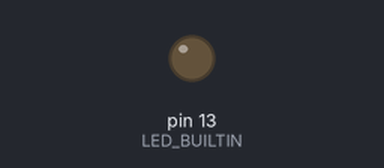
This sketch was run on a simulated Arduino Nano, built with avr-gcc and run on an emulated ATmega328P. On the bench: output pins drawn as LEDs (lit = HIGH).

Above: at 1.6 s.
At 6.05 s:
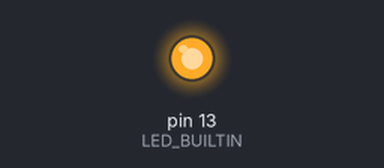
Timing chart, 0 to 6.3 s (numbered marks = the images above):
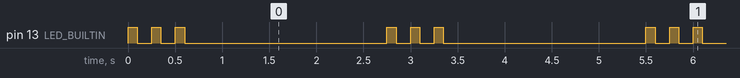

The sketch:

25-NanoBlinkTest.ino
```cpp
/*
 * ============================================================================
 *  Nano 最小烧录测试 —— 只让 D13 灯闪
 * ============================================================================
 *  用途：验证"能不能把程序烧进去"。
 *        没有库、没有串口、没有外设，编译只要几百字节。
 *
 *  板载 LED 是 D13（板上丝印 L），就是那颗。
 *
 *  改下面 MODE 一个数字，切换闪法：
 *      0 = 慢闪      1 秒亮 / 1 秒灭        （和出厂程序像，不好区分）
 *      1 = 快闪      100ms 亮 / 100ms 灭
 *      2 = 三连闪    快闪 3 下 → 停 2 秒 → 重复   ★ 推荐
 *
 *  为什么推荐 2：
 *      出厂自带的程序通常是"慢闪"。你烧进模式 2 之后，
 *      如果灯变成"三下快闪 + 停顿"，就 100% 证明你的程序进去了，
 *      不会跟原来的程序混淆。
 * ============================================================================
 */

#define MODE   2          // ← 改这里

void setup() {
  pinMode(LED_BUILTIN, OUTPUT);
  digitalWrite(LED_BUILTIN, LOW);
}

void loop() {
#if MODE == 0
  // 慢闪
  digitalWrite(LED_BUILTIN, HIGH);
  delay(1000);
  digitalWrite(LED_BUILTIN, LOW);
  delay(1000);

#elif MODE == 1
  // 快闪
  digitalWrite(LED_BUILTIN, HIGH);
  delay(100);
  digitalWrite(LED_BUILTIN, LOW);
  delay(100);

#else
  // 三连闪 + 停 2 秒（推荐：一眼看出是新程序）
  for (int i = 0; i < 3; i++) {
    digitalWrite(LED_BUILTIN, HIGH);
    delay(100);
    digitalWrite(LED_BUILTIN, LOW);
    delay(150);
  }
  delay(2000);
#endif
}
```

Measured:
- by itself, pin 13 (LED_BUILTIN): repeats every 2.8 s: 2 × (LOW 0.15 s, HIGH 0.10 s), LOW 2.2 s, HIGH 0.10 s
- by itself, everything shown: repeats every 2.8 s, in 6 steps
